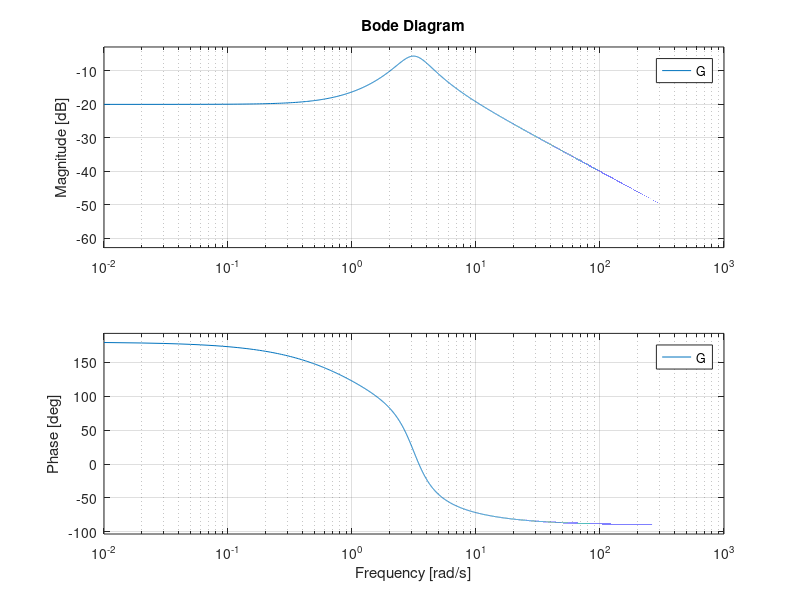

Recreate this plot in MATLAB. (Note: this script raises an error after producing the figure.)
%% 1.1 Norms of SISO systems

%% 1.1.1
%question 1)
G = tf([1, -1], [1, 2, 10]);
delta_w = 0.01;
w = 0.01:delta_w:1000; %frequency steps    last value is 1/100 so it is small enough, i am ignoring the rest :)
[magnitude_G, phase] = bode(G,w);
bode(G,w) %bode plots

%question 2) approximation Gtwo_norm ~= 1/pi * sum(mag_G)^2 3 delta_w)
approx_2norm = sqrt(1/pi * sum(magnitude_G.^2)*delta_w);

% question 3)
t = 0:0.01:10;
g = impulse(G,t);
impulse_2norm = sqrt(trapz(t,g.^2));

%question 4)
[A,B,C,D] = ssdata(G);
L = are(A',zeros(2,2),B*B');

ARE_norm2_G = sqrt(trace(C*L*C'));

%check question 5)
norm(G,2);

%% 1.1.2
%question 1) freq response inf_norm = sup_w(|G(jw)|)

freq_resp_inf_norm = max(magnitude_G);

%question 2) Bounded Real Lemma
lower_b = 0;
upper_b = 100;
tol = 10^-4;

while 1
    if (((upper_b - lower_b)/lower_b)<tol)
        break;
    end

    gamma = (upper_b + lower_b)/2;

    H = [A, B*B'/(gamma^2) ; -C'*C, -A'];
    eig_H = eig(H);

    if any(real(eig_H)== 0) 
        lower_b = gamma;
    else 
        upper_b = gamma;
    end 
end

inf_norm_BRL = (upper_b + lower_b)/2;

%question 3) check with norm fct
check = norm(G,inf);

%% 1.2 Norms of MIMO systems

%% 1.2.1
A = [20, -27, 7;
    53, -63, 13;
    -5, 12, -8];

B = [1, -1;
    -2, -1;
    -3, 0];

C = [0, 0, -2;
    1, -1, -1];

D = [0, 0; 
    0, 0];

%question 1) 
[num_coeff,denom_coeff] = ss2tf(A,B,C,D,1);
G = tf(num_coeff(1,:), denom_coeff);
delta_w = 0.01;
w = 0.01:delta_w:1000;
[magnitude_G, ~] = bode(G,w);
approx_2norm = sqrt(1/pi * sum(magnitude_G.^2)*delta_w);
%slide 15

%question 2)
L = are(A',zeros(3,3),B*B');
ARE_norm2 = sqrt(trace(C*L*C'));

%question 3)
norm2_G = norm(G,2);

%% 1.2.2 
%question 1)
g = ss(A, B, C, D);
g11 = g(1,1);
g12 = g(1,2);
g21 = g(2,1);
g22 = g(2,2);

freq_resp_11 = freqresp(g11, w);
freq_resp_12 = freqresp(g12, w);
freq_resp_21 = freqresp(g21, w);
freq_resp_22 = freqresp(g22, w);

g_freqresp_inf_norm = 0;
for i=1:length(w)
    g_mat = [freq_resp_11(:, :, i), freq_resp_12(:, :, i);
             freq_resp_21(:, :, i), freq_resp_22(:, :, i)];
    g_svd = svd(g_mat);
    if g_svd(1) > g_freqresp_inf_norm
        g_freqresp_inf_norm = g_svd(1);
    end
end

% For recall : svd(A) = eig(AA'), so we could use this relationship also

%%
%question 2) Bounded Real Lemma
lower_b = 0;
upper_b = 100;
tol = 10^-4;

while 1
    if (((upper_b - lower_b)/lower_b)<tol)
        break;
    end

    gamma = (upper_b + lower_b)/2;

    H = [A, B*B'/(gamma^2);
        -C'*C, -A'];
    eig_H = eig(H);

    if any(real(eig_H) >= 0) 
        lower_b = gamma;
    else 
        upper_b = gamma;
    end 
end

inf_norm_BRL = (upper_b + lower_b)/2;

%question 3)
check = norm(G,inf);






